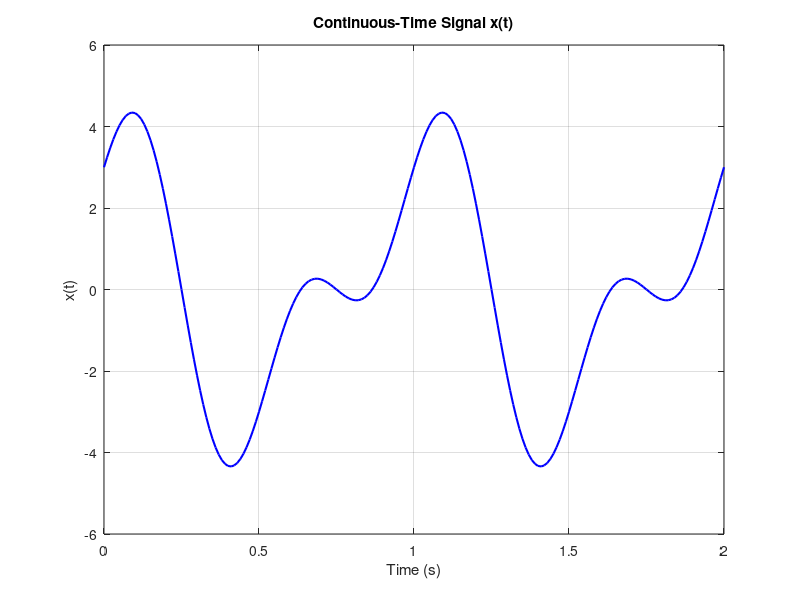

Write the MATLAB code that produced this figure.
% Problem1: Continuous-Time Signals and Systems
% Consider a continuous -time signal x(t) = 3cos(2*pi*t) + 2sin(4*pi*t).
% =============================================================================


t = 0:0.01:2;

% Calculate the signal x(t) = 3*cos(2*pi*t) + 2*sin(4*pi*t)
x = 3*cos(2*pi*t) + 2*sin(4*pi*t);

plot(t, x, 'b', 'LineWidth', 1.5);
xlabel('Time (s)');
ylabel('x(t)');
title('Continuous-Time Signal x(t)');
grid on;
